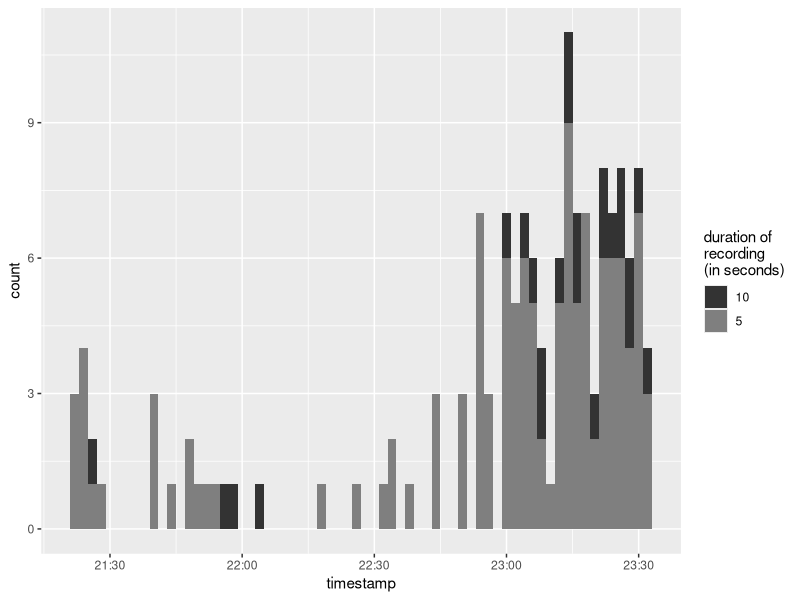
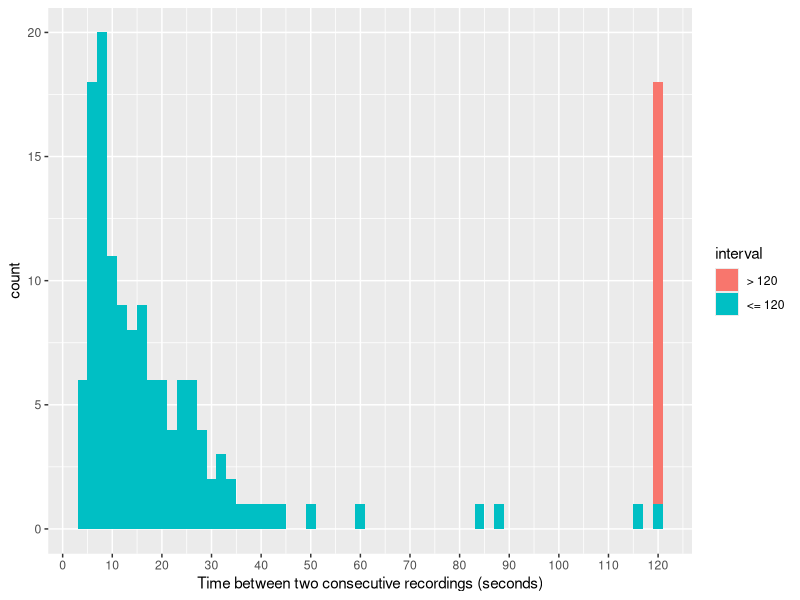

Reproduce these figures in R, in order.
## ---- chunk 1
#| label: read-data
library(tidyverse)
observation <- read_csv("data/ip67.csv")
binwidth <- 2
longer <- mean(observation$length == 5)
## ---- chunk 2
#| label: fig-length
#| fig-cap: !expr sprintf("Distribution of the number of recordings per %i minutes", binwidth) # nolint: line_length_linter.
#| fig-alt: !expr sprintf("Distribution of the number of recordings per %i minutes", binwidth) # nolint: line_length_linter.
ggplot(
  observation,
  aes(x = timestamp, fill = factor(length, levels = c(10, 5)))
) +
  geom_histogram(binwidth = binwidth * 60) +
  scale_fill_manual(
    "duration of\nrecording\n(in seconds)",
    values = c("10" = "grey20", "5" = "grey50")
  )
## ---- chunk 3
#| label: fig-interval
#| fig.cap: "Distribution of the time between two consecutive recordings."
#| fig.alt: Distribution of the time between two consecutive recordings.
observation %>%
  arrange(timestamp) %>%
  mutate(
    delta = as.numeric(difftime(timestamp, lag(timestamp), units = "secs")),
    delta2 = pmin(delta, 120),
    interval = factor(delta <= 120, labels = c("> 120", "<= 120"))
  ) %>%
  filter(!is.na(delta)) %>%
  ggplot(aes(x = delta2, fill = interval)) +
  geom_histogram(binwidth = 2) +
  scale_x_continuous(
    "Time between two consecutive recordings (seconds)",
    breaks = seq(0, 120, by = 10)
  )
